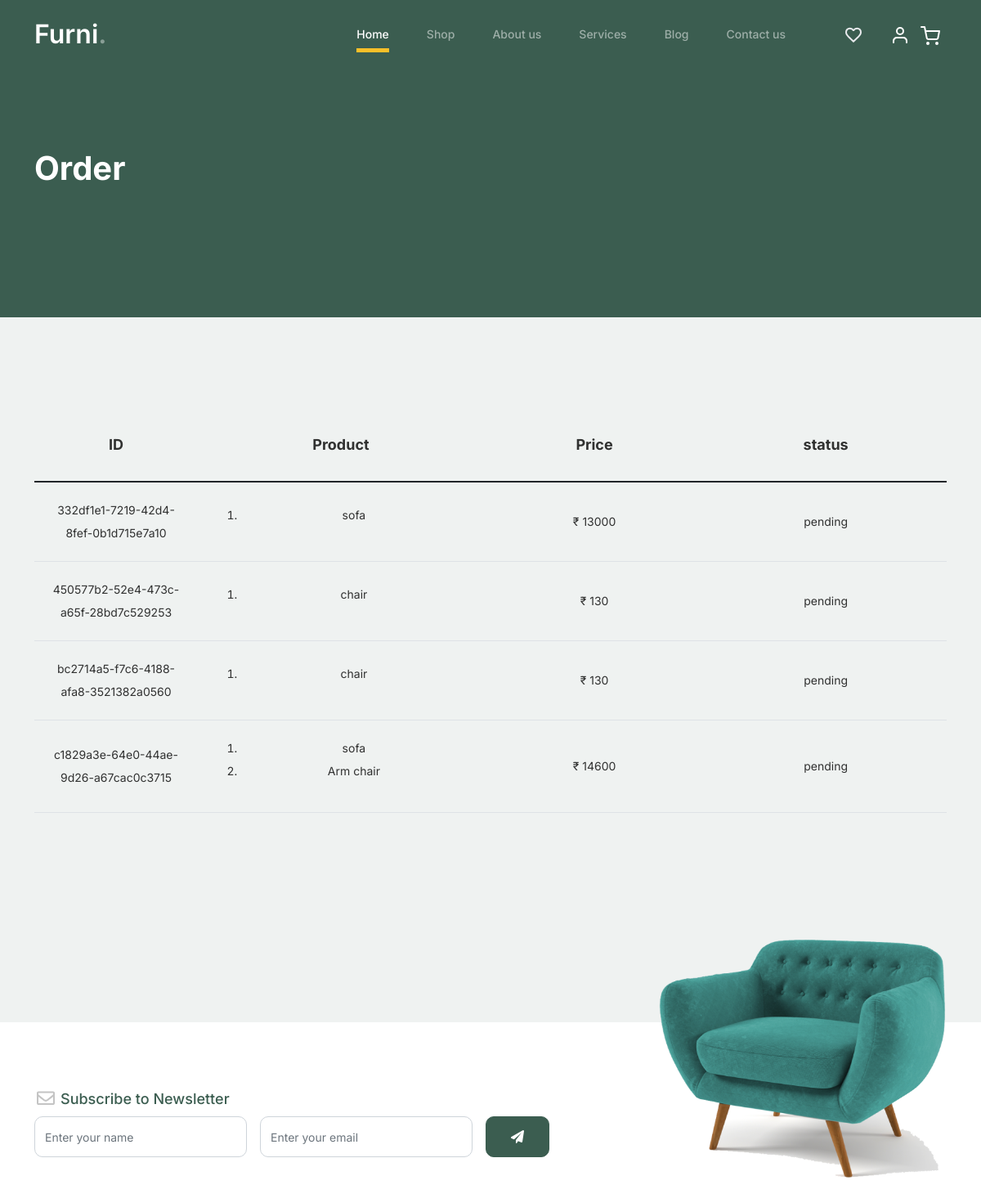
The app's page /orders (signed in, upper part), older data.
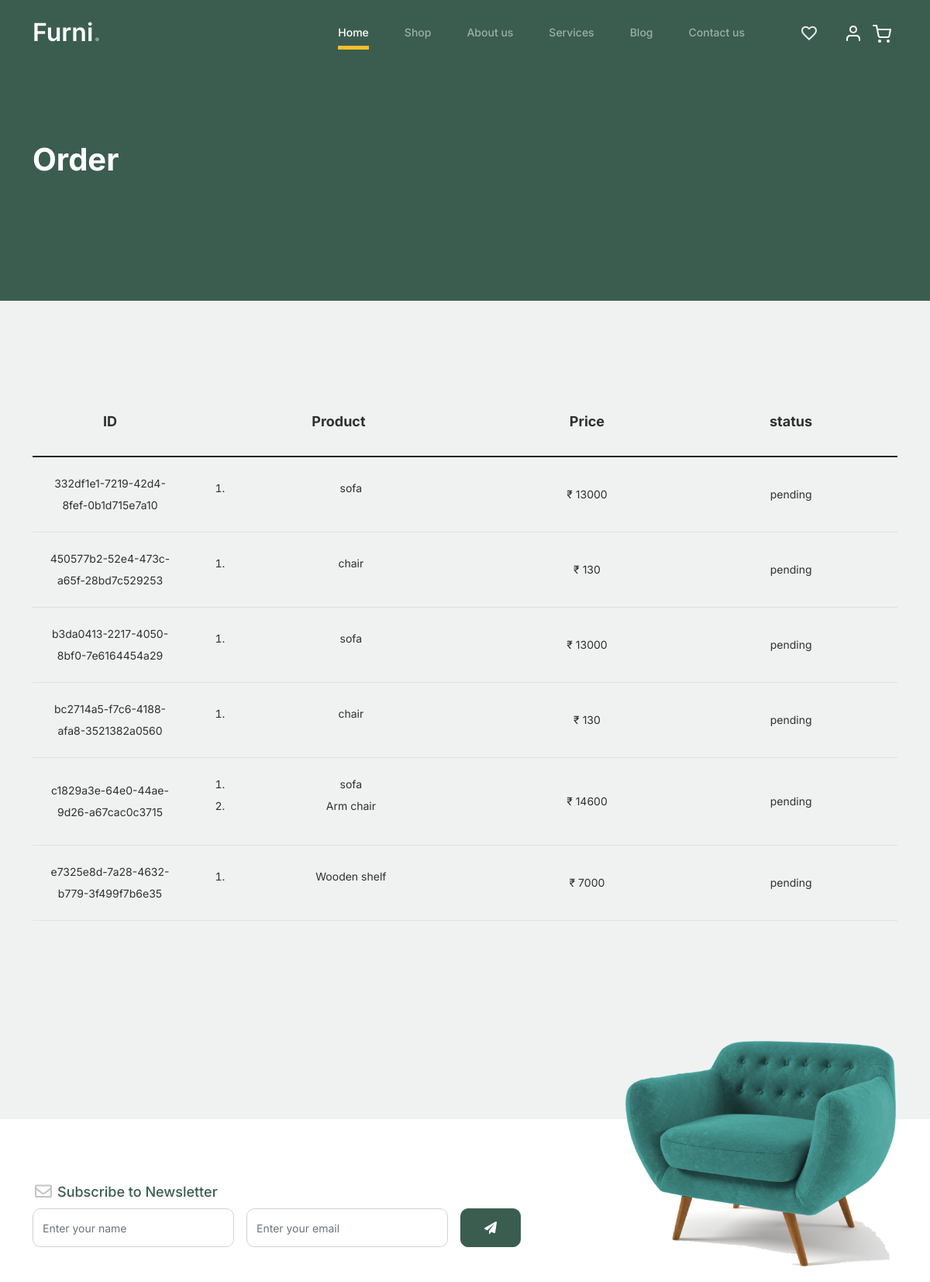
The same page, newer data.
### ekart/models.py (models this page shows, shortened)
class Order(models.Model):
    order_id = models.CharField(max_length=50) # to identify order group
    user = models.ForeignKey(User, related_name='order_customer', on_delete=models.CASCADE)
    product = models.ForeignKey(products, related_name='order_item', on_delete=models.CASCADE)
    address = models.CharField(max_length=200)
    mobile_no = models.CharField(max_length=10)
    date = models.DateTimeField(default=datetime.now())
    STATUS_CHOICES = [('Pending', 'Pending'), ('Delivered', 'Delivered'), ('On the Way', 'On the way')]
    status = models.CharField(max_length=50, choices= STATUS_CHOICES, default='pending')

class products(models.Model):
    name = models.CharField(max_length=255)
    image = models.ImageField(upload_to='products')
    price = models.IntegerField()
    category = models.CharField(max_length=255)
    desc = models.TextField()
    specification = models.TextField()

### ekart/views.py (the view)
# urls.py: path('orders', views.Orders_p, name='orders'),
@login_required(login_url='/login')
def Orders_p(request):
    orders = Order.objects.filter(user=request.user).order_by('order_id')
    order_list = []
    temp_order_id = None
    total_order_price = 0
    for order in orders:
        if temp_order_id != order.order_id:
            if temp_order_id is not None:
                order_list.append({"order_id": temp_order_id, "order_price": total_order_price, "status": order.status})
            temp_order_id = order.order_id
            total_order_price = order.product.price
        else:
            total_order_price += order.product.price
    if temp_order_id is not None:
        order_list.append({"order_id": temp_order_id, "order_price": total_order_price, "status": orders.last().status})
    return render(request, 'orders.html', {"order_list": order_list, "orders": orders})

### template/orders.html
{% extends "base.html" %}
{% load static %}
{% block mainblock %}
			<div class="hero">
				<div class="container">
					<div class="row justify-content-between">
						<div class="col-lg-5">
							<div class="intro-excerpt">
								<h1>Order</h1>
							</div>
						</div>
						<div class="col-lg-7">
						</div>
					</div>
				</div>
			</div>
		<div class="untree_co-section before-footer-section">
            <div class="container">
              <div class="row mb-5">
                  <div class="site-blocks-table">
                    <table class="table">
                      <thead>
                        <tr>
                          <th class="product-thumbnail">ID</th>
                          <th class="product-name">Product</th>
                          <th class="product-price">Price</th>
                          <th class="product-remove">status</th>
                        </tr>
                      </thead>
                      <tbody>
                        {% for order in order_list %}
                        <tr>
                          <td class="product-thumbnail">{{order.order_id}}</td>
                          <td class="product-name">
                            <ol>
                                {% for ord in orders %}
                                {% if ord.order_id == order.order_id %}
                                    <li>{{ord.product.name}}</li>
                                {% endif %}
                                {% endfor %}
                            </ol>
                          </td>
                          <td>₹ {{order.order_price}}</td>
                          <td>{{order.status}}</td>
                        </tr>
                      {% endfor %}
                      </tbody>
                    </table>
                  </div>
                </div>
            </div>
          </div>
{% endblock mainblock %}

Row changes from the older to the newer data that the page shows:
added Order: status "pending", order_id "b3da0413-2217-4050-8bf0-7e6164454a29", product.name "sofa"
added Order: status "pending" "pending", order_id "e7325e8d-7a28-4632-b779-3f499f7b6e35", product.name "Wooden shelf"
Text that changed along with them:
new list line: "₹ 13000"
new list line: "pending"
new list line: "₹ 7000"
